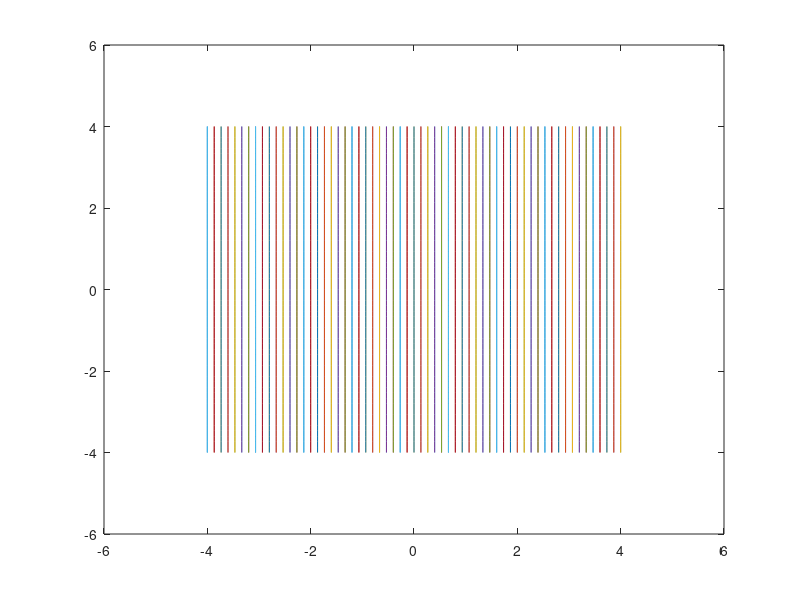
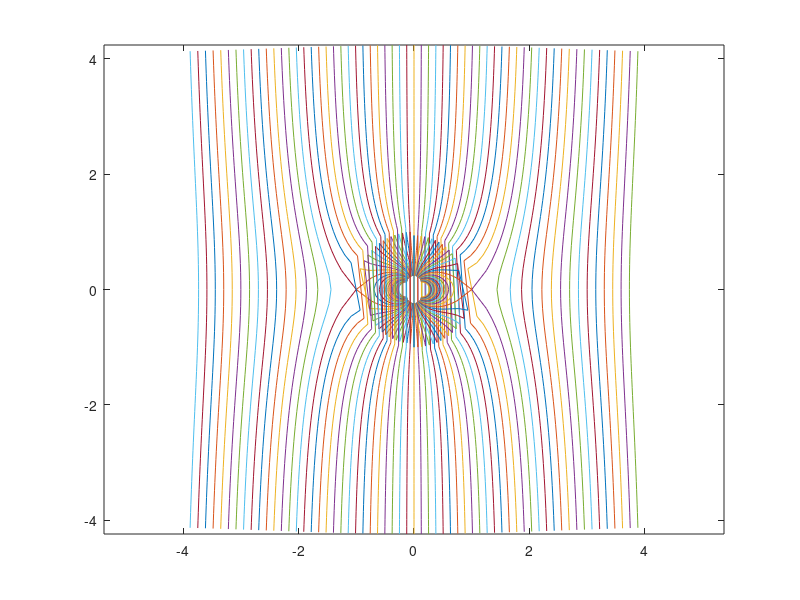
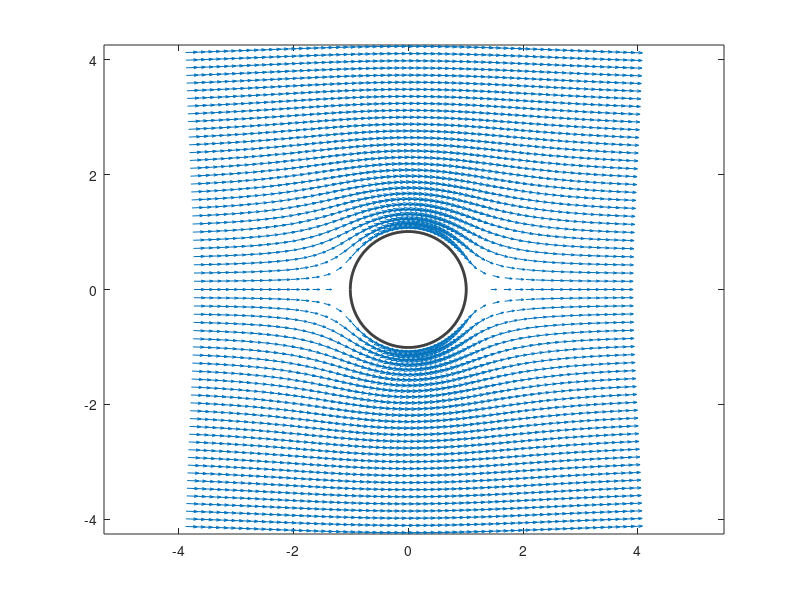
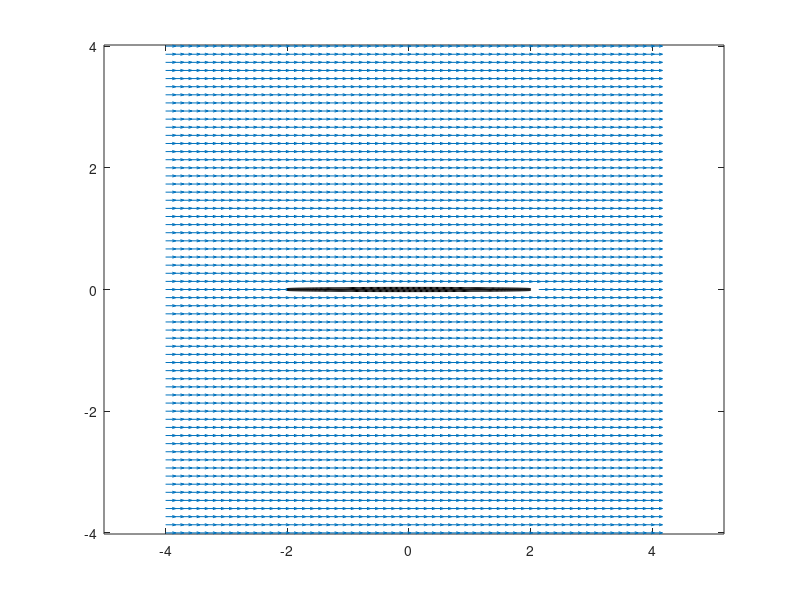

MATLAB code for these plots, in order: (Note: this script raises an error after producing the figures.)
% Daniel TAM
% September 2015

clear all;
close all;

% Define grid around a circle
[r,th]   = meshgrid(linspace(0+1/60,4,60),linspace(0,2*pi,60));

% Define center and radius of cylinder in the conformal map
rad  = 1.01;
cent = 0.0;

% rad  = 1.00;
% cent = 0.00;

x0   = -cent;
y0   =  cent;

% Define initial grid

[xx,yy] = meshgrid(linspace(-4,4,61),linspace(-4,4,61));
zz      = xx + 1i*yy;
zzeta   = (zz+sqrt(zz.^2-4))/2;
zzeta   = [zzeta (zz-sqrt(zz.^2-4))/2];

xip   = rad*cos(-pi:0.01:pi)+x0;
etap  = rad*sin(-pi:0.01:pi)+y0;

% [xi,eta] = meshgrid(linspace(-4,4,61),linspace(-4,4,61));
% 
% xi   = (rad+r).*cos(th)-cent;
% eta  = (rad+r).*sin(th)+cent;
xi    = real(zzeta);
eta   = imag(zzeta);

ind = find(sqrt((xi-x0).^2+(eta-y0).^2)>(rad+0.01));


zetap= xip+1i*etap;
zeta = xi+1i*eta;

% Define velocity in the conformal map
U           = 1;              % Magnitude Velocity at infinity
alpha       = 0*pi/6;         % Angle of flow at infinity
circulation = 0;

Uc    =   U*exp(-1i*alpha)-U*exp(1i*alpha)*rad^2./(zeta-cent*(-1+1i)).^2 + 1i*circulation/(2*pi).*1./(zeta-cent*(-1+1i));
uc    = real(Uc);
vc    = -imag(Uc);




% Plot flow around cylinder in conformal map
figure(3);
plot(xip,etap,'k','LineWidth',2); hold on;
quiver(xi(ind),eta(ind),uc(ind),vc(ind),2); axis equal;hold on;

% hflines = streamline(xi,eta,uc,vc,[-4*zeros(80,1)],[linspace(-4,4,80)']);
% hlines = streamline(xi,eta,-uc,-vc,[-4*zeros(80,1)],[linspace(-4,4,80)']);
 

% BACK in the original coordinate system Conformal map

z    = zeta+1./zeta;
zp   = zetap+1./zetap;

x    = real(z);
y    = imag(z);
xp    = real(zp);
yp    = imag(zp);

Ur   = Uc./(1-1./zeta.^2);
ur    = real(Ur);
vr    = -imag(Ur);


figure(1);
plot(x,y);

figure(2);
plot(xi,eta);
axis equal

figure(4);
quiver(x(ind),y(ind),ur(ind),vr(ind)); axis equal;hold on;
plot(xp,yp,'k','LineWidth',2)
% 
axis equal
hflines = streamline(x,y,ur,vr,[-4*zeros(80,1)],[linspace(-4,4,80)']);
hlines = streamline(x,y,-ur,-vr,[-4*zeros(80,1)],[linspace(-4,4,80)']);

